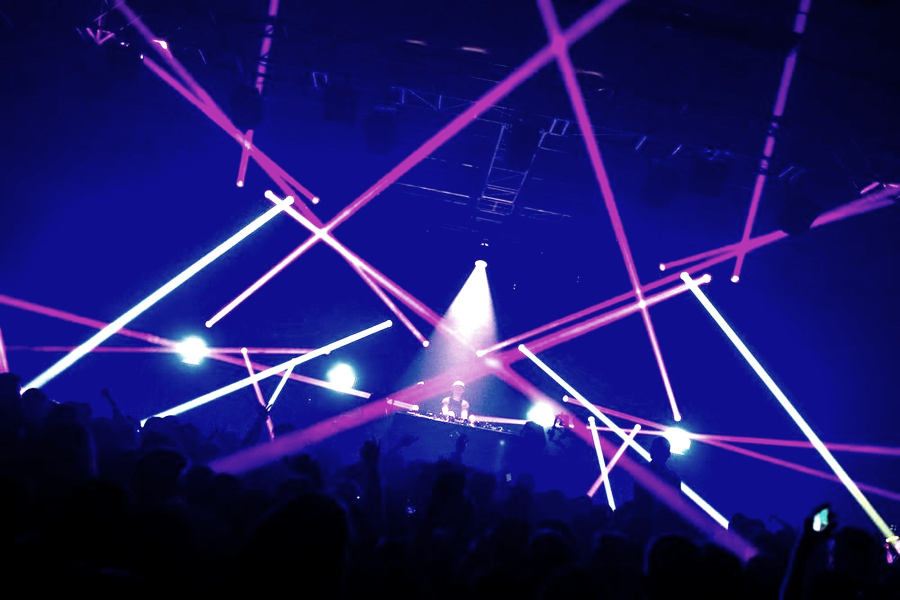
#> input picture concepts/assets/plates12/lasers-src.jpg, 1800 x 1199 px, found by its file name (shown at 1/2 size)
$ python build_styles.py
#> lines starting #> are read from the running program, lines starting #| are printed output that depends on the picture
#!/usr/bin/env python3
"""Every plate, every treatment, one palette per panel.

The house pipeline in ~/git/lhmp-brand/scratchpad/build_dither.py colorises
everything onto cream, because it is describing ink on paper. This page is a
lit screen on a near-black ground, so every treatment is inverted at the root:
the DOTS carry the light, sized by brightness rather than by darkness, and the
'ink' role is the panel's own accent while the 'stock' role is its ground.

Palettes are the ones already on the page — read off the baked plates in 10,
not invented — so switching style cannot restyle the site.
"""
import os
from PIL import Image, ImageOps, ImageDraw, ImageChops, ImageEnhance

# The sources were A1/M1/Q3/B1_raw.jpg in a session scratchpad, which is long
# gone — this script could not be run. They are the four 1800px copies kept in
# plates12/ for concept 12's shader, which are wider than W and so re-bake
# identically. Sourced from Unsplash/Pexels under licences that require no
# attribution, chosen on that basis; there is no credit line to carry.
SH  = 'concepts/assets/plates12'
OUT = 'concepts/assets/styles'
W   = 1400

PLATES = [
    # key      raw                    ground        accent        high
    ('hero',  SH+'/lasers-src.jpg',  (11,12,15), (125,251,253), (237,239,243)),
    ('perf',  SH+'/backs-src.jpg',   (11,12,15), (255,106,0),   (242,239,230)),
    ('mid',   SH+'/hands-src.jpg',   (11,12,15), (125,251,253), (255,45,140)),
    ('close', SH+'/arms-src.jpg',    (21,20,26), (240,164,106), (255,241,226)),
]

def grade(im):
    """One grade for every treatment, so the style is the only variable."""
    return ImageOps.autocontrast(im.convert('L'), cutoff=(1, 1))

def duotone(g, ground, accent, high):
    return ImageOps.colorize(g, black=ground, white=high, mid=accent)

def dotmask(g, cell):
    """One dot per cell, radius from BRIGHTNESS. White inside the dot.
       On a dark ground the light is the ink, so the screen runs the other
       way up from the house version."""
    w, h = g.size
    m = Image.new('L', (w, h), 0)
    d = ImageDraw.Draw(m)
    px = g.load()
    rmax = cell * 0.80
    for y in range(0, h, cell):
        cy = y + cell / 2
        for x in range(0, w, cell):
            b = px[min(x + cell // 2, w - 1), min(y + cell // 2, h - 1)]
            r = (b / 255.0) * rmax
            if r > 0.35:
                cx = x + cell / 2
                d.ellipse([cx - r, cy - r, cx + r, cy + r], fill=255)
    return m

def flat(size, rgb):
    return Image.new('RGB', size, rgb)

# ── the treatments ───────────────────────────────────────────────────────
def s_photo(im, gr, ac, hi):
    """Control: the graded photograph, no treatment at all."""
    return ImageOps.autocontrast(im.convert('RGB'), cutoff=(1, 1))

def s_duo(im, gr, ac, hi):
    """Flat duotone, no screen. The quietest of the six."""
    return duotone(grade(im), gr, ac, hi)

def s_riso(im, gr, ac, hi):
    """Duotone with a dot screen laid over it, the screen at partial strength
       so the picture survives it — the house A-riso, inverted for a screen."""
    g = grade(im)
    duo = duotone(g, gr, ac, hi)
    screened = Image.composite(duo, flat(duo.size, gr), dotmask(g, 6))
    return Image.blend(duo, screened, 0.62)

def s_news(im, gr, ac, hi):
    """Mono dot screen: one ink, the panel's highlight, on its ground."""
    g = grade(im)
    return Image.composite(flat(g.size, hi), flat(g.size, gr), dotmask(g, 5))

def s_print(im, gr, ac, hi):
    """Screenprint: posterised to 8 steps (2-bit collapsed 76% of a frame to
       one value when 10 tried it), plates misregistered, grain over the top."""
    g = ImageOps.autocontrast(im.convert('L'), 2)
    duo = duotone(ImageOps.posterize(g, 3), gr, ac, hi)
    r, gg, b = duo.split()
    duo = Image.merge('RGB', (ImageChops.offset(r, 2, 1), gg,
                              ImageChops.offset(b, -2, -1)))
    noise = Image.effect_noise(duo.size, 26).convert('L')
    grain = ImageOps.colorize(noise, black=(0, 0, 0), white=(255, 255, 255))
    return Image.blend(duo, ImageChops.overlay(duo, grain), 0.12)

STYLES = [('photo', s_photo), ('duo', s_duo), ('riso', s_riso),
          ('news', s_news), ('print', s_print)]

os.makedirs(OUT, exist_ok=True)
for key, raw, gr, ac, hi in PLATES:
    im = Image.open(raw).convert('RGB')
#> im is the input picture: PIL image 1800x1199 RGB; mean R, G, B 30.4, 24.8, 105.5
    im = im.resize((W, round(im.size[1] * W / im.size[0])), Image.LANCZOS)
#> im: PIL image 1400x933 RGB
    for name, fn in STYLES:
        p = f'{OUT}/{key}-{name}.jpg'
        fn(im, gr, ac, hi).save(p, quality=84, optimize=True)
        print(f'  {p}  {os.path.getsize(p)//1024}K')
#> this loop made 5 passes
#> pass 2, `fn(im, gr, ac, hi).save(p, quality=84, optimize=True)`:
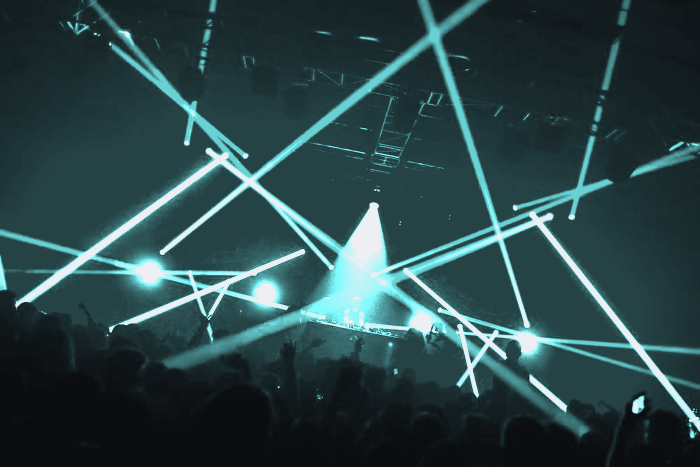
#> saved as hero-duo.jpg: PIL image 1400x933 RGB (shown at 1/2 size); mean R, G, B 42.5, 69, 71.8
#> pass 3, in s_riso, `g = grade(im)`:
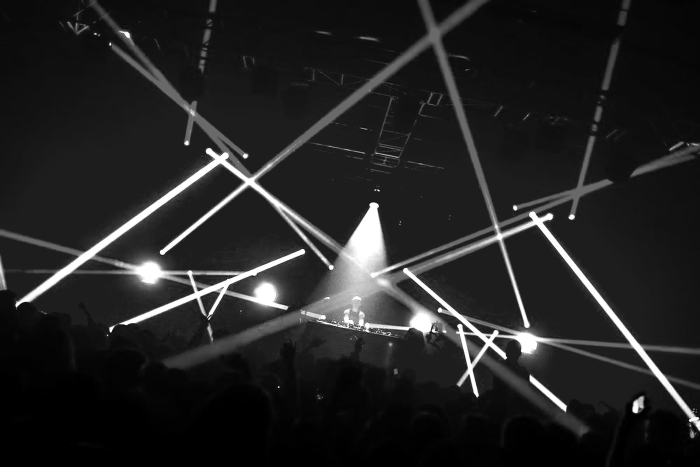
#> g: PIL image 1400x933 L (shown at 1/2 size); min 0, max 255, mean 35.7
#> pass 3, in s_riso, `screened = Image.composite(duo, flat(duo.size, gr), dotmask(g, 6))`:
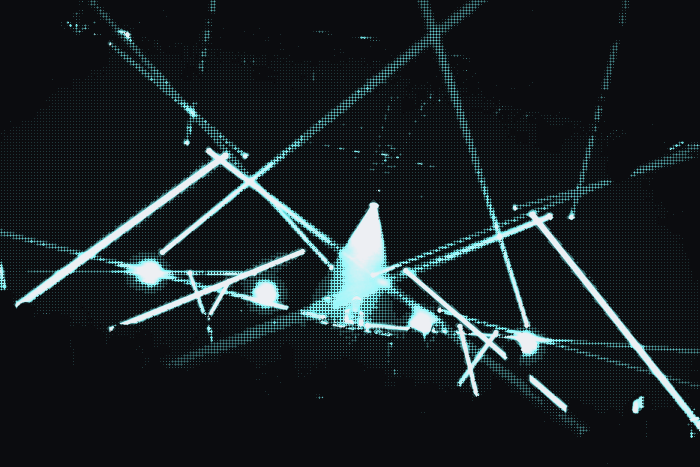
#> screened: PIL image 1400x933 RGB (shown at 1/2 size); mean R, G, B 25.3, 32.8, 35.8
#> pass 2 of the loop `for key, raw, gr, ac, hi in PLATES:`:
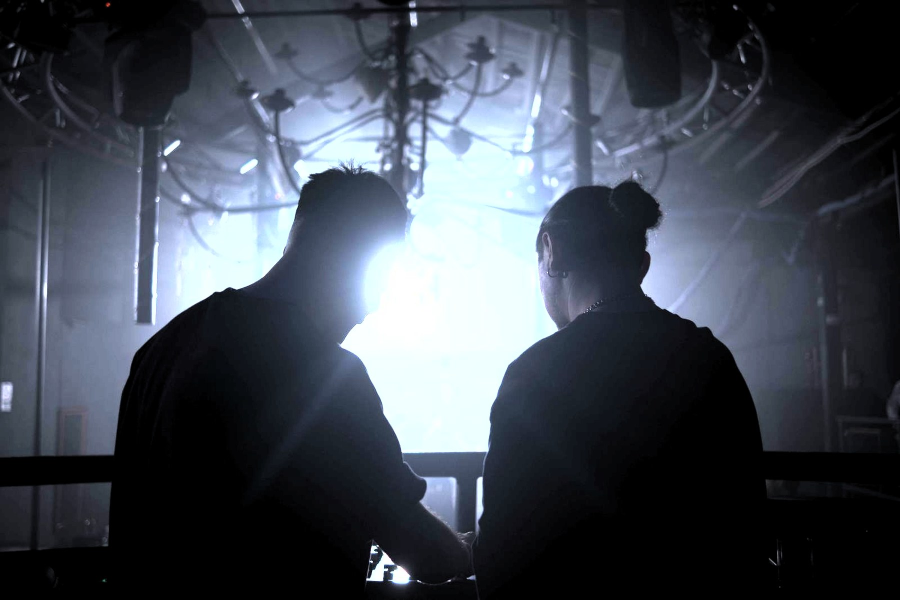
#> input picture concepts/assets/plates12/backs-src.jpg, 1800 x 1200 px, found by its file name (shown at 1/2 size)
#> im is the input picture: PIL image 1800x1200 RGB; mean R, G, B 66.4, 72.7, 82.9
#> im: PIL image 1400x933 RGB
#> the loop `for name, fn in STYLES:` made 5 passes
#|   concepts/assets/styles/perf-photo.jpg  100K
#|   concepts/assets/styles/perf-duo.jpg  115K
#|   concepts/assets/styles/perf-riso.jpg  266K
#|   concepts/assets/styles/perf-news.jpg  361K
#|   concepts/assets/styles/perf-print.jpg  128K
#> pass 2, `fn(im, gr, ac, hi).save(p, quality=84, optimize=True)`:
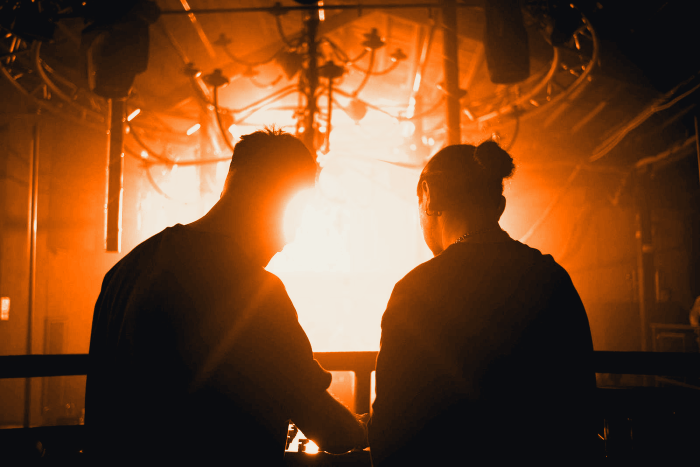
#> saved as perf-duo.jpg: PIL image 1400x933 RGB (shown at 1/2 size); mean R, G, B 115.5, 69.8, 37.7
#> pass 3, in s_riso (call 2), `screened = Image.composite(duo, flat(duo.size, gr), dotmask(g, 6))`:
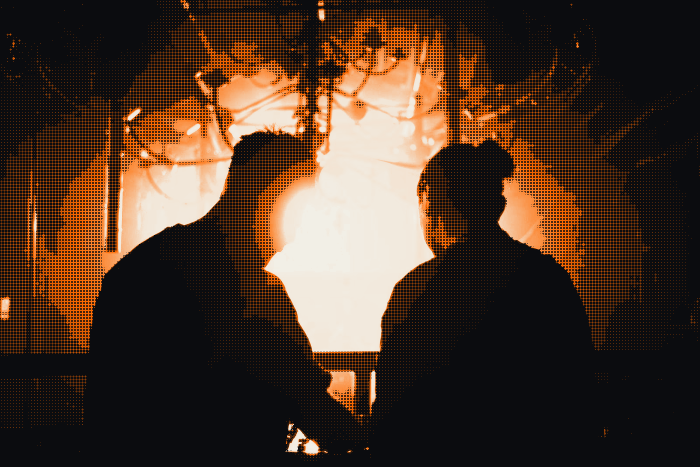
#> screened: PIL image 1400x933 RGB (shown at 1/2 size); mean R, G, B 74.3, 53.8, 40.2
#> pass 3 of the loop `for key, raw, gr, ac, hi in PLATES:`:
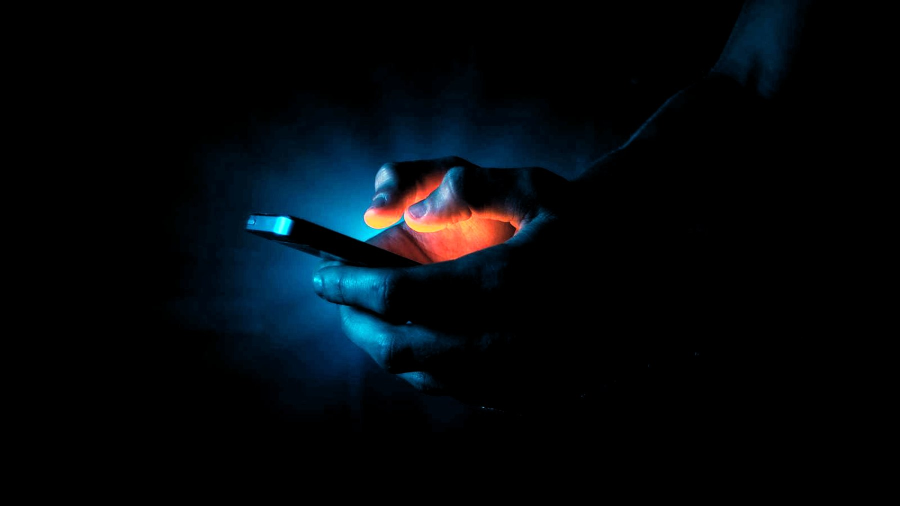
#> input picture concepts/assets/plates12/hands-src.jpg, 1800 x 1012 px, found by its file name (shown at 1/2 size)
#> im is the input picture: PIL image 1800x1012 RGB; mean R, G, B 3.7, 8, 11.7
#> im: PIL image 1400x787 RGB
#> the loop `for name, fn in STYLES:` made 5 passes
#|   concepts/assets/styles/mid-photo.jpg  40K
#|   concepts/assets/styles/mid-duo.jpg  46K
#|   concepts/assets/styles/mid-riso.jpg  67K
#|   concepts/assets/styles/mid-news.jpg  70K
#|   concepts/assets/styles/mid-print.jpg  54K
#> pass 1, `fn(im, gr, ac, hi).save(p, quality=84, optimize=True)`:
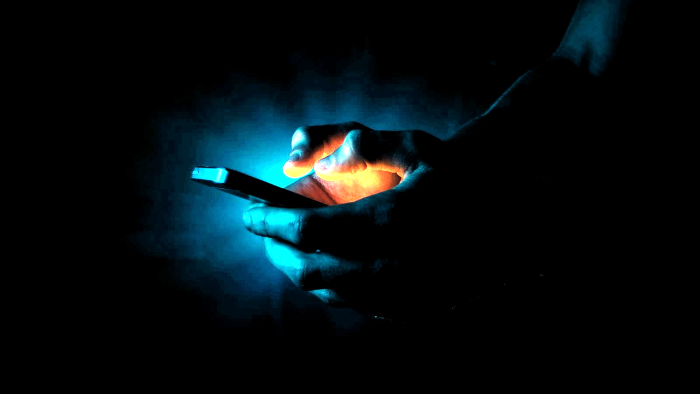
#> saved as mid-photo.jpg: PIL image 1400x787 RGB (shown at 1/2 size); mean R, G, B 4.3, 13.7, 16.4
#> pass 3, in s_riso (call 3), `g = grade(im)`:
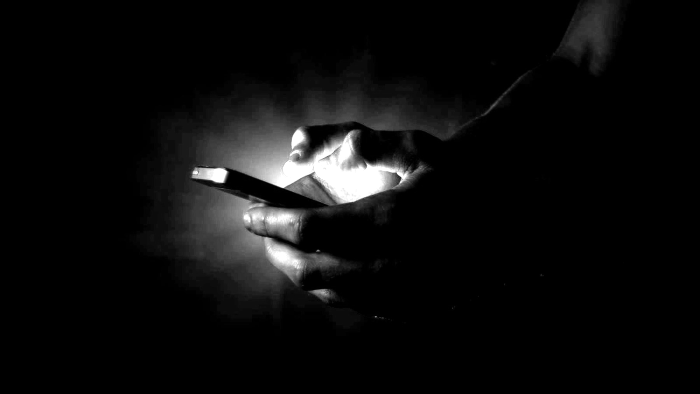
#> g: PIL image 1400x787 L (shown at 1/2 size); min 0, max 255, mean 12.6
#> the loop made 4 passes; the first 3 are shown
